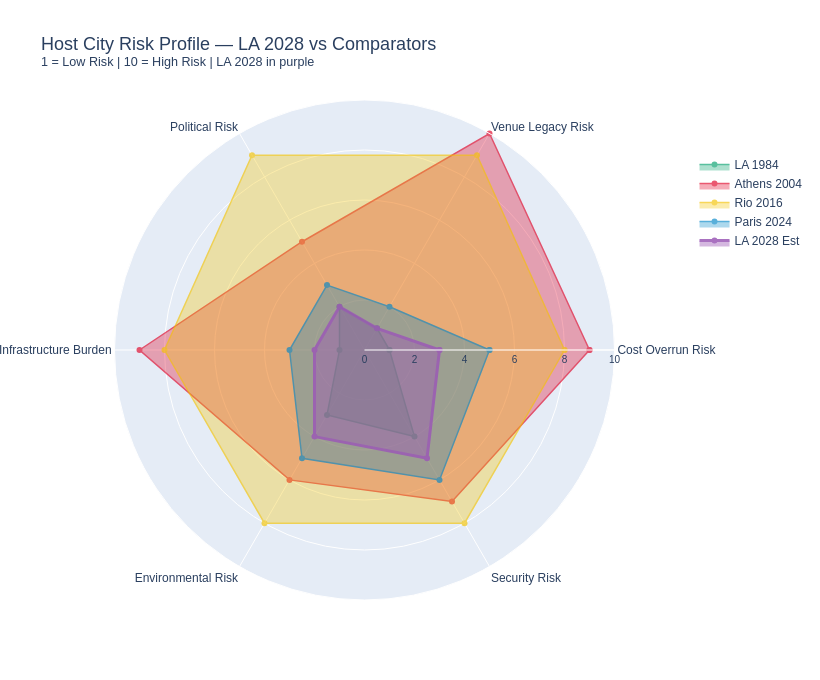

Notebook code for this chart:
### Markdown cell above
## HERO CHART 8 — Legacy Risk Radar: LA 2028 vs Comparators

### Code cell
risk_dimensions = [
    'Cost Overrun Risk','Venue Legacy Risk','Political Risk',
    'Infrastructure Burden','Environmental Risk','Security Risk'
]

risk_profiles = {
    'LA 1984':     [1, 1, 2, 1, 3, 4],
    'Athens 2004': [9,10, 5, 9, 6, 7],
    'Rio 2016':    [8, 9, 9, 8, 8, 8],
    'Paris 2024':  [5, 2, 3, 3, 5, 6],
    'LA 2028 Est': [3, 1, 2, 2, 4, 5],
}

colors_radar = [OLY['green'], OLY['red'], OLY['yellow'], OLY['blue'], '#9B59B6']

fig = go.Figure()
for (city, scores), color in zip(risk_profiles.items(), colors_radar):
    width = 3 if 'LA 2028' in city else 1.5
    fig.add_trace(go.Scatterpolar(
        r=scores + [scores[0]],
        theta=risk_dimensions + [risk_dimensions[0]],
        fill='toself', name=city,
        line=dict(color=color, width=width),
        opacity=0.65 if 'LA 2028' not in city else 0.85
    ))

fig.update_layout(
    polar=dict(radialaxis=dict(visible=True, range=[0,10],
                               tickfont_size=10)),
    title='Host City Risk Profile — LA 2028 vs Comparators<br>'
          '<sup>1 = Low Risk | 10 = High Risk | LA 2028 in purple</sup>',
    font_family='Arial', title_font_size=18,
    width=820, height=680,
    legend=dict(x=1.08, y=0.9)
)
fig.write_html(OUT_FIGS / 'HERO_08_riskRadar.html')
fig.show()
logger.info('HERO 8 saved.')

### Figure 1 — Plotly figure (JSON) as saved in the notebook; plotly's stock layout.template omitted (floating-point values rounded to 4 significant figures)
{"data": [{"fill": "toself", "line": {"color": "#009F6B", "width": 1.5}, "name": "LA 1984", "opacity": 0.65, "r": [1, 1, 2, 1, 3, 4, 1], "theta": ["Cost Overrun Risk", "Venue Legacy Risk", "Political Risk", "Infrastructure Burden", "Environmental Risk", "Security Risk", "Cost Overrun Risk"], "type": "scatterpolar"}, {"fill": "toself", "line": {"color": "#DF0024", "width": 1.5}, "name": "Athens 2004", "opacity": 0.65, "r": [9, 10, 5, 9, 6, 7, 9], "theta": ["Cost Overrun Risk", "Venue Legacy Risk", "Political Risk", "Infrastructure Burden", "Environmental Risk", "Security Risk", "Cost Overrun Risk"], "type": "scatterpolar"}, {"fill": "toself", "line": {"color": "#F4C300", "width": 1.5}, "name": "Rio 2016", "opacity": 0.65, "r": [8, 9, 9, 8, 8, 8, 8], "theta": ["Cost Overrun Risk", "Venue Legacy Risk", "Political Risk", "Infrastructure Burden", "Environmental Risk", "Security Risk", "Cost Overrun Risk"], "type": "scatterpolar"}, {"fill": "toself", "line": {"color": "#0085C7", "width": 1.5}, "name": "Paris 2024", "opacity": 0.65, "r": [5, 2, 3, 3, 5, 6, 5], "theta": ["Cost Overrun Risk", "Venue Legacy Risk", "Political Risk", "Infrastructure Burden", "Environmental Risk", "Security Risk", "Cost Overrun Risk"], "type": "scatterpolar"}, {"fill": "toself", "line": {"color": "#9B59B6", "width": 3}, "name": "LA 2028 Est", "opacity": 0.85, "r": [3, 1, 2, 2, 4, 5, 3], "theta": ["Cost Overrun Risk", "Venue Legacy Risk", "Political Risk", "Infrastructure Burden", "Environmental Risk", "Security Risk", "Cost Overrun Risk"], "type": "scatterpolar"}], "layout": {"font": {"family": "Arial"}, "height": 680, "legend": {"x": 1.08, "y": 0.9}, "polar": {"radialaxis": {"range": [0, 10], "tickfont": {"size": 10}, "visible": true}}, "title": {"font": {"size": 18}, "text": "Host City Risk Profile — LA 2028 vs Comparators<br><sup>1 = Low Risk | 10 = High Risk | LA 2028 in purple</sup>"}, "width": 820}}
